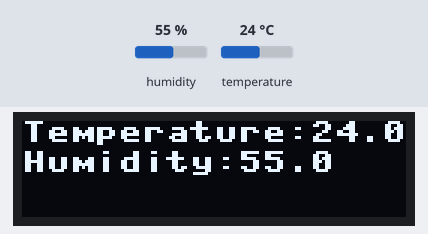
Bench run of a program on a simulated pyboard running MicroPython. On the bench: 128×32 one-colour display. The inputs (shaded band) are chosen by the test bench; at power-on: humidity 55 %, temperature 24 °C. Library files of the repository ran but are not shown: ssd1306.py; what the program prints to the serial console is not drawn.

Above: at 1.3 s.
1.4 s: humidity set to 22 %
At 2.7 s:
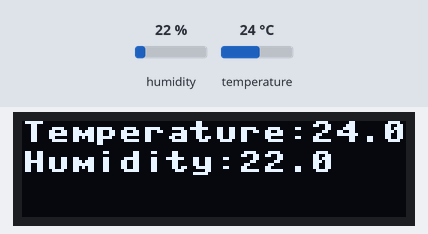
4.2 s: temperature set to 12 °C
At 5.7 s:
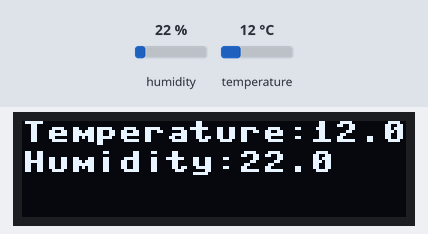
7.0 s: humidity set to 40 %
At 9.2 s:
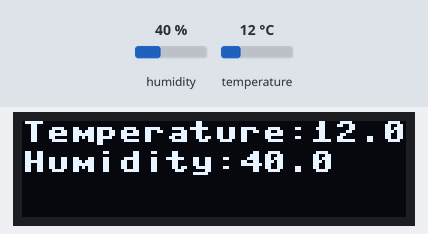
9.9 s: temperature set to 19 °C
At 11.0 s:
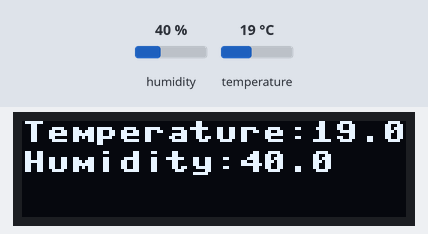
Timing chart, 0 to 12.9 s (numbered marks = the images above; inputs shaded):
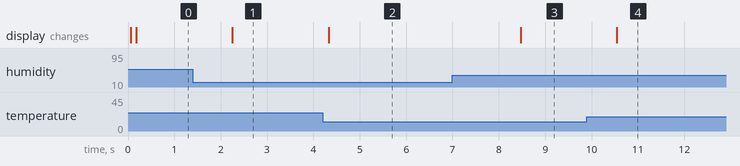

Measured:
- after the input at 1.4 s, the display: changes after 0.85 s (image 1)
- after the input at 4.2 s, the display: changes after 0.13 s (image 2)
- after the input at 7.0 s, the display: changes after 1.5 s (image 3)
- after the input at 9.9 s, the display: changes after 0.64 s (image 4)

The program:

DHT22_OLED12832_01.py
```python
from machine import Pin, I2C	#使用I2C與GPIO腳位之函式庫
import ssd1306		#使用OLED 128XX chip SSD1306

#from machine import Pin
from time import sleep	#=匯入time 套件，使用sleep 物件
import dht		#使用DHTXX 溫濕度感測元件

sensor = dht.DHT22(Pin(16)) 	#產生連接腳位GPIO16之DHT22 溫濕度感測元件之操控物件sensor
#sensor1 = dht.DHT11(Pin(16))
# using default address 0x3C
#i2c = I2C(sda=Pin(1), scl=Pin(2))
i2c = I2C(id=1,scl=Pin(7),sda=Pin(6),freq=100_000)
#產生i2c 物件， 用I2C 類別產生，id=哪一組I2C, scl=Pin(GPIO號碼),sda=Pin(GPIO號碼)
display = ssd1306.SSD1306_I2C(128, 32,i2c)
#產生oled物件，解析度為128x32,通訊物件為i2c
display.fill(0)
display.show()	#更新螢幕資料並顯示內容於OLED

while True:
    sensor.measure()		#呼叫腳位GPIO16之DHT22 溫濕度感測元件進行量測溫濕度
    temp = sensor.temperature()	#取得腳位GPIO16之DHT22 溫濕度感測元件之溫度
    hum = sensor.humidity()	#取得腳位GPIO16之DHT22 溫濕度感測元件之濕度
    print("Temperature: {}°C   Humidity: {:.0f}% ".format(temp, hum))
    txt1 = "Temperature:%3.1f" % temp
    txt2 = "Humidity:%3.1f" % hum
    print(txt1)
    print(txt2)
    display.fill(0)
    display.text(txt1, 0, 0, 1)	#顯示'Hello, World!' 於位置*=(0,0)
    display.text(txt2, 0, 10, 1)		#顯示'MicroPython Numebr1' 於位置*=(0,0)
    display.show()	#更新螢幕資料並顯示內容於OLED
    sleep(2)	#暫停兩秒鐘 
```
